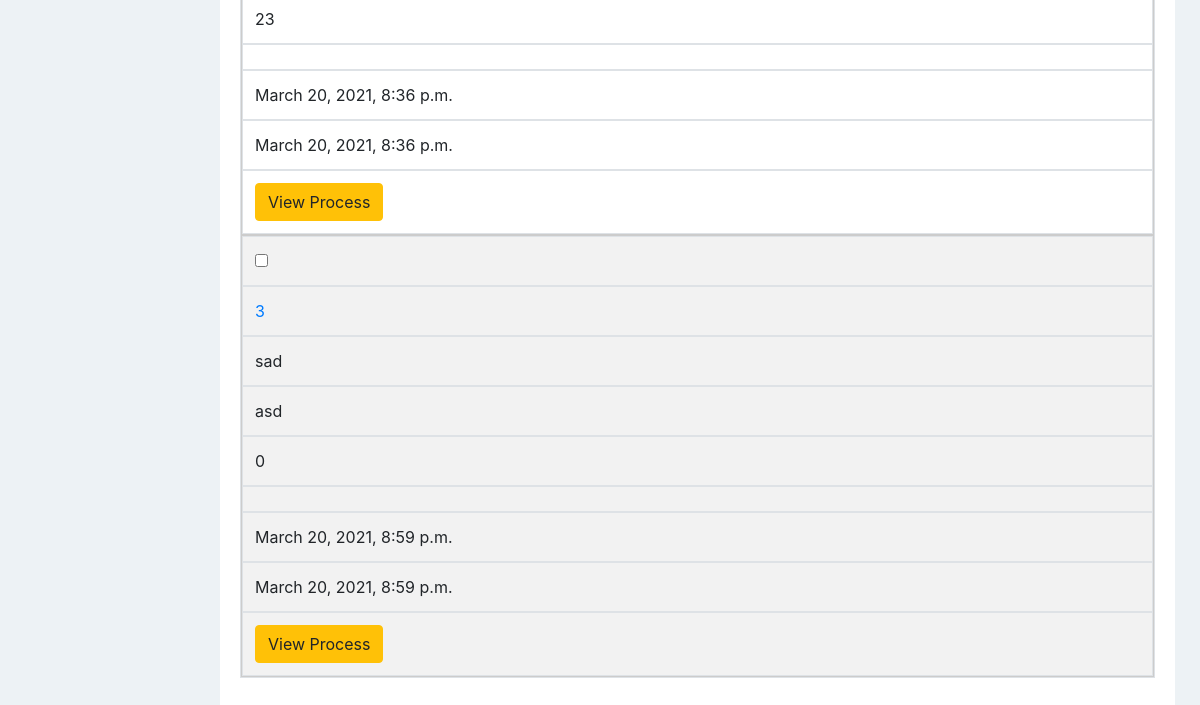
Page /order/ (lower part) on the earlier database version.
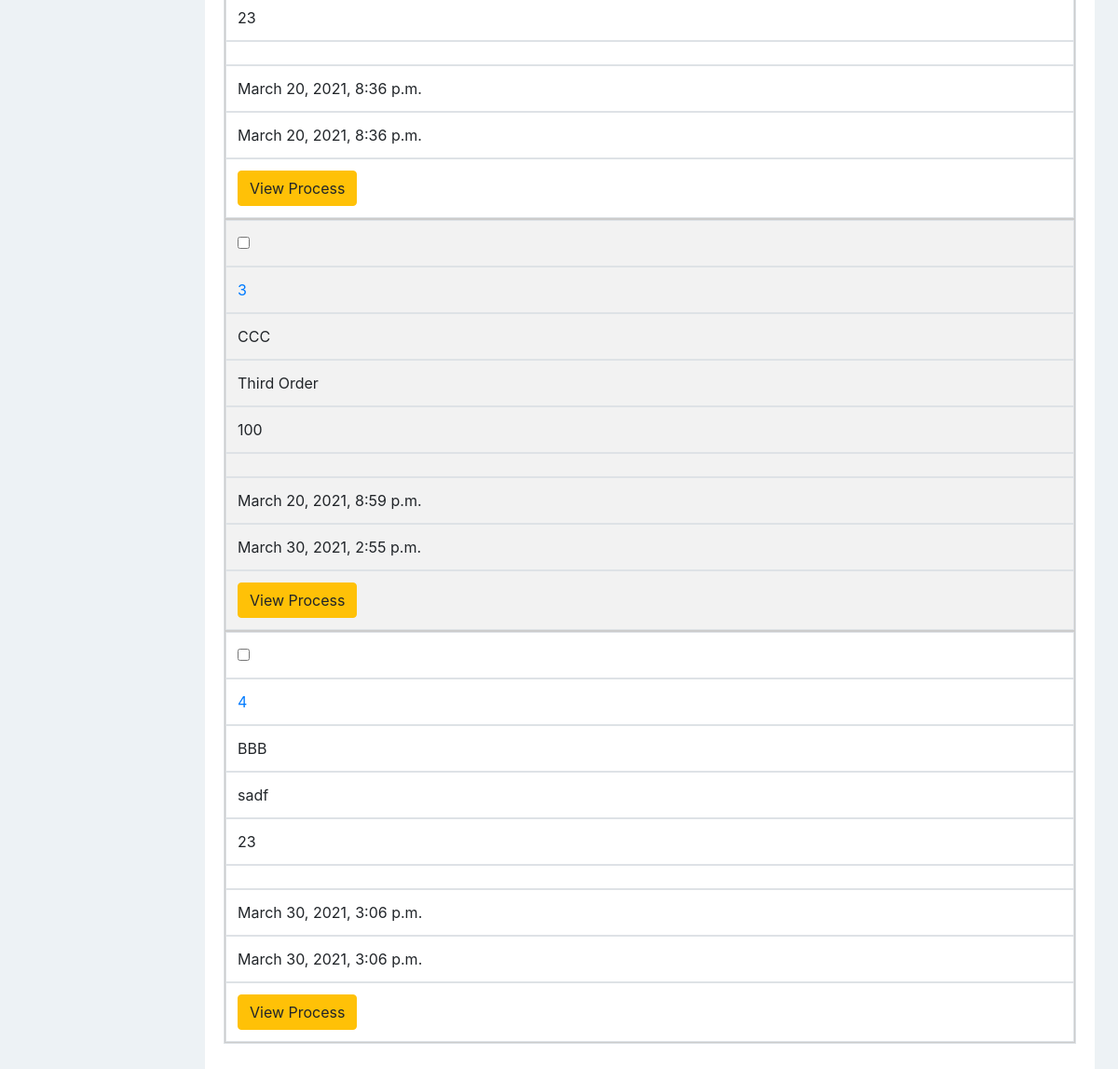
Same page on the later database version.
### payrollApp/models.py (models this page shows, shortened)
class Order(models.Model):
  code         = models.CharField(max_length=50, unique=True)
  name         = models.CharField(max_length=200)
  quantity     = models.PositiveIntegerField()
  description  = models.TextField(blank=True, null=True)
  dateCreated  = models.DateTimeField(auto_now_add=True)
  lastModified = models.DateTimeField(auto_now=True)

### payrollApp/views.py (the view)
# urls.py: path('order/', views.order_view, name="order"),
def order_view(request):
  orders = Order.objects.all()
  flag   = True
  if not orders:
    flag=False
  context = {
    'orders':orders,
    'flags': flag
  }
  return render(request, "order/order.html", context)

### payrollApp/templates/order/order.html (shortened to what this page needs)
{% extends 'view_base.html' %}
{% block columns %}
  {% if flags %}
    {% block form %}
      <form action="{% url 'delete-order'%}" method="POST">{% csrf_token %}
    {% endblock %}
  {% endif %}
{% endblock %}
{% block tbodyContent %}
  {% if not flags %}
    <h3>No Order</h3>
  {% else %}
    {% for order  in orders %}
      <tr>
        <td><input type="checkbox" name="selected" value="{{ order.id }}"></td>
        <td scope="row"><a href="{% url 'edit-order' order.id %}">{{ order.id }}</a></td>
        <td>{{ order.code }}</td>
        <td>{{ order.name }}</td>
        <td>{{ order.quantity }}</td>
        <td>{{ order.description|slice:"0:50" }}{% if order.description|length > 50 %}...{% endif %}</td>
        <td>{{ order.dateCreated }}</td>
        <td>{{ order.lastModified }}</td>
        <td><a href="{% url 'process-of-order' order.id%}" class="btn btn-warning">View Process</a></td>
      </tr>
    {% endfor %}
  {% endif %}
{% endblock %}

### payrollApp/templates/view_base.html (shortened to what this page needs)
{% extends 'real_base.html' %}
{% load static %}
{% block script %}
<link rel="stylesheet" href="{% static 'css/tableStyle.css' %}">
{% endblock %}
{% block page %}
  <div class="card">
    <div class="card-body">
        {% block form %}{% endblock %}
      <table class="table table-bordered table-hover table-striped">
      <tbody>
        {% block tbodyContent %}
        {% endblock %}
      </tbody>
      </table>
      </form>
    </div>
  </div>
{% endblock %}

### payrollApp/templates/real_base.html (shortened to what this page needs)
{% load static %}
<!DOCTYPE html>
<html lang="en">
<head>
  <link rel="stylesheet" href="{% static 'css/bootstrap.min.css' %}">
  <link rel="stylesheet" href="{% static 'css/style.css' %}">
  {% block script %}
  {% endblock %}
</head>
<body>
  <div class="container-fluid">
    <div class="col-lg-10 offset-lg-2 col-md-10 offset-md-2 col-sm-9 offset-sm-3 content">
      {% block page %} {% endblock %}
    </div>
  </div>
</body>
</html>

### payrollApp/static/css/style.css (style rules this page uses)
body { padding-top: 20px; background-color: #EDF2F5; overflow: auto; }
.content { padding: 0 10px; }
.content .card { border: none; }

### payrollApp/static/css/tableStyle.css (style rules this page uses)
@media only screen and (max-width: 760px),
(min-device-width: 768px) and (max-device-width: 1024px) { table, thead, tbody, th, td, tr { display: block; } }
@media only screen and (max-width: 760px),
(min-device-width: 768px) and (max-device-width: 1024px) { tr { border: 1px solid #ccc; } }
@media only screen and (max-width: 760px),
(min-device-width: 768px) and (max-device-width: 1024px) { td { border: none; border-bottom: 1px solid #eee; position: relative; padding-left: 50%; } }
@media only screen and (max-width: 760px),
(min-device-width: 768px) and (max-device-width: 1024px) { td:before { position: absolute; top: 6px; left: 6px; width: 45%; padding-right: 10px; white-space: nowrap; } }

Differences in the rows shown:
changed Order id 3: code "sad" → "CCC"; name "asd" → "Third Order"; quantity "0" → "100"; lastModified "March 20, 2021, 8:59 p.m." → "March 30, 2021, 2:55 p.m."
added Order: id "4", code "BBB", name "sadf", quantity "23", dateCreated "March 30, 2021, 3:06 p.m.", lastModified "March 30, 2021, 3:06 p.m."
